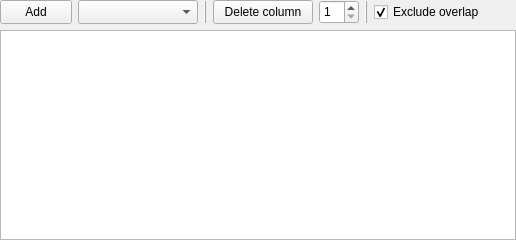
<?xml version="1.0" encoding="UTF-8"?>
<ui version="4.0">
 <class>SubunitTableController</class>
 <widget class="QWidget" name="SubunitTableController">
  <property name="geometry">
   <rect>
    <x>0</x>
    <y>0</y>
    <width>516</width>
    <height>240</height>
   </rect>
  </property>
  <property name="windowTitle">
   <string>SubunitInitialiser</string>
  </property>
  <layout class="QGridLayout" name="gridLayout_2">
   <property name="leftMargin">
    <number>0</number>
   </property>
   <property name="topMargin">
    <number>0</number>
   </property>
   <property name="rightMargin">
    <number>0</number>
   </property>
   <property name="bottomMargin">
    <number>0</number>
   </property>
   <item row="0" column="0">
    <layout class="QGridLayout" name="gridLayout">
     <item row="0" column="0">
      <layout class="QHBoxLayout" name="horizontalLayout">
       <item>
        <widget class="QPushButton" name="add">
         <property name="sizePolicy">
          <sizepolicy hsizetype="MinimumExpanding" vsizetype="Fixed">
           <horstretch>0</horstretch>
           <verstretch>0</verstretch>
          </sizepolicy>
         </property>
         <property name="minimumSize">
          <size>
           <width>60</width>
           <height>24</height>
          </size>
         </property>
         <property name="toolTip">
          <string>Add subunit to table.</string>
         </property>
         <property name="text">
          <string>Add</string>
         </property>
        </widget>
       </item>
       <item>
        <widget class="QComboBox" name="subunit">
         <property name="sizePolicy">
          <sizepolicy hsizetype="Preferred" vsizetype="Fixed">
           <horstretch>0</horstretch>
           <verstretch>0</verstretch>
          </sizepolicy>
         </property>
         <property name="minimumSize">
          <size>
           <width>120</width>
           <height>24</height>
          </size>
         </property>
         <property name="toolTip">
          <string>Available subunits.</string>
         </property>
        </widget>
       </item>
       <item>
        <widget class="QFrame" name="line">
         <property name="frameShape">
          <enum>QFrame::Shape::VLine</enum>
         </property>
         <property name="frameShadow">
          <enum>QFrame::Shadow::Raised</enum>
         </property>
        </widget>
       </item>
       <item>
        <widget class="QPushButton" name="deleteButton">
         <property name="sizePolicy">
          <sizepolicy hsizetype="MinimumExpanding" vsizetype="Fixed">
           <horstretch>0</horstretch>
           <verstretch>0</verstretch>
          </sizepolicy>
         </property>
         <property name="minimumSize">
          <size>
           <width>100</width>
           <height>24</height>
          </size>
         </property>
         <property name="toolTip">
          <string>Delete selected subunit.</string>
         </property>
         <property name="text">
          <string>Delete column</string>
         </property>
        </widget>
       </item>
       <item>
        <widget class="QSpinBox" name="selected">
         <property name="sizePolicy">
          <sizepolicy hsizetype="MinimumExpanding" vsizetype="Fixed">
           <horstretch>0</horstretch>
           <verstretch>0</verstretch>
          </sizepolicy>
         </property>
         <property name="minimumSize">
          <size>
           <width>40</width>
           <height>24</height>
          </size>
         </property>
         <property name="toolTip">
          <string>Selected column to delete.</string>
         </property>
         <property name="minimum">
          <number>1</number>
         </property>
        </widget>
       </item>
       <item>
        <widget class="QFrame" name="line2">
         <property name="frameShape">
          <enum>QFrame::Shape::VLine</enum>
         </property>
         <property name="frameShadow">
          <enum>QFrame::Shadow::Raised</enum>
         </property>
        </widget>
       </item>
       <item>
        <widget class="QCheckBox" name="overlap">
         <property name="sizePolicy">
          <sizepolicy hsizetype="MinimumExpanding" vsizetype="Fixed">
           <horstretch>0</horstretch>
           <verstretch>0</verstretch>
          </sizepolicy>
         </property>
         <property name="minimumSize">
          <size>
           <width>110</width>
           <height>24</height>
          </size>
         </property>
         <property name="toolTip">
          <string>Exclude point overlap among subunits</string>
         </property>
         <property name="text">
          <string>Exclude overlap</string>
         </property>
         <property name="checked">
          <bool>true</bool>
         </property>
        </widget>
       </item>
       <item>
        <spacer name="horizontalSpacer">
         <property name="orientation">
          <enum>Qt::Orientation::Horizontal</enum>
         </property>
         <property name="sizeHint" stdset="0">
          <size>
           <width>40</width>
           <height>20</height>
          </size>
         </property>
        </spacer>
       </item>
      </layout>
     </item>
     <item row="1" column="0">
      <widget class="QTableView" name="table"/>
     </item>
    </layout>
   </item>
  </layout>
 </widget>
 <resources/>
 <connections/>
</ui>
